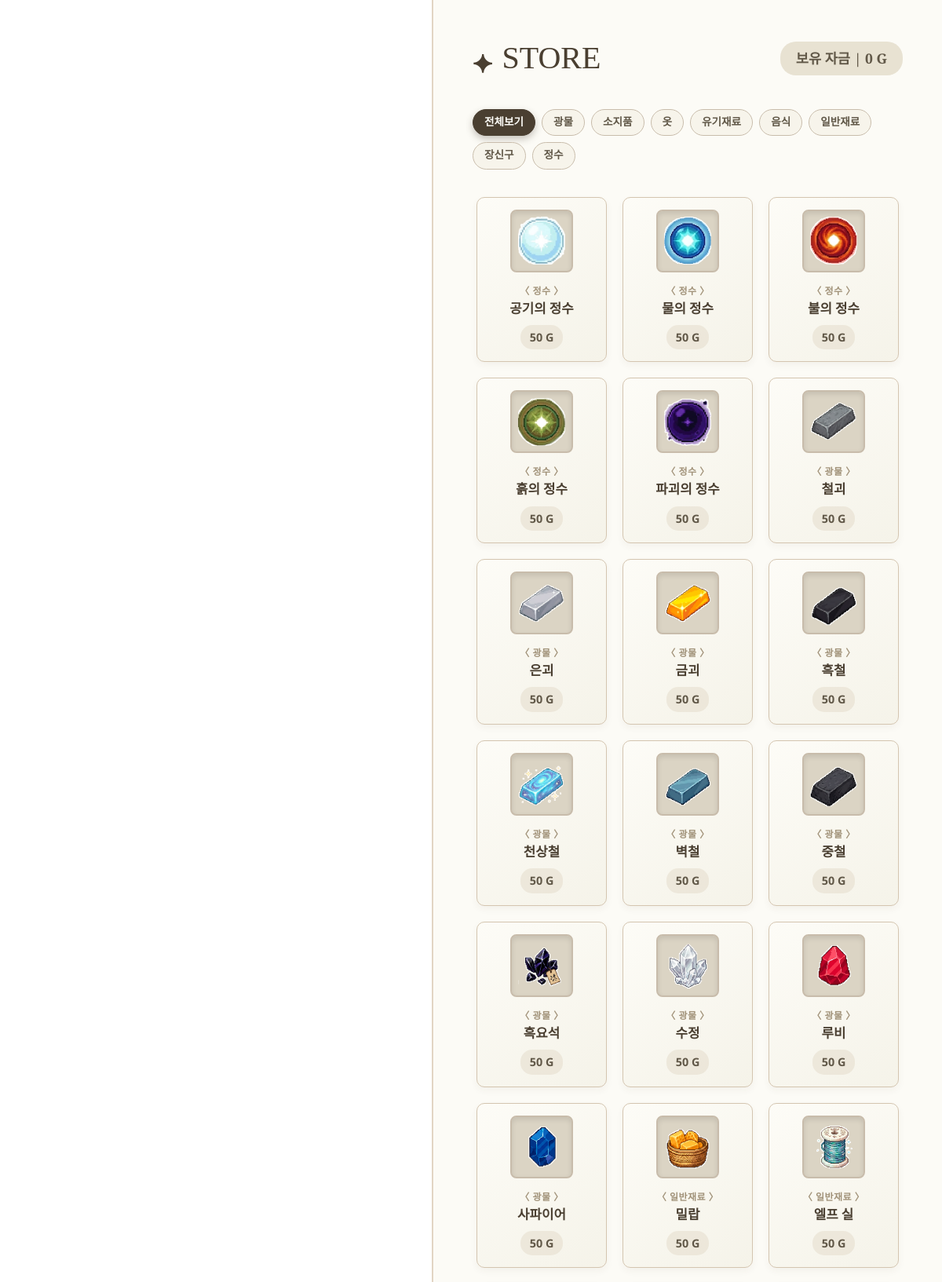
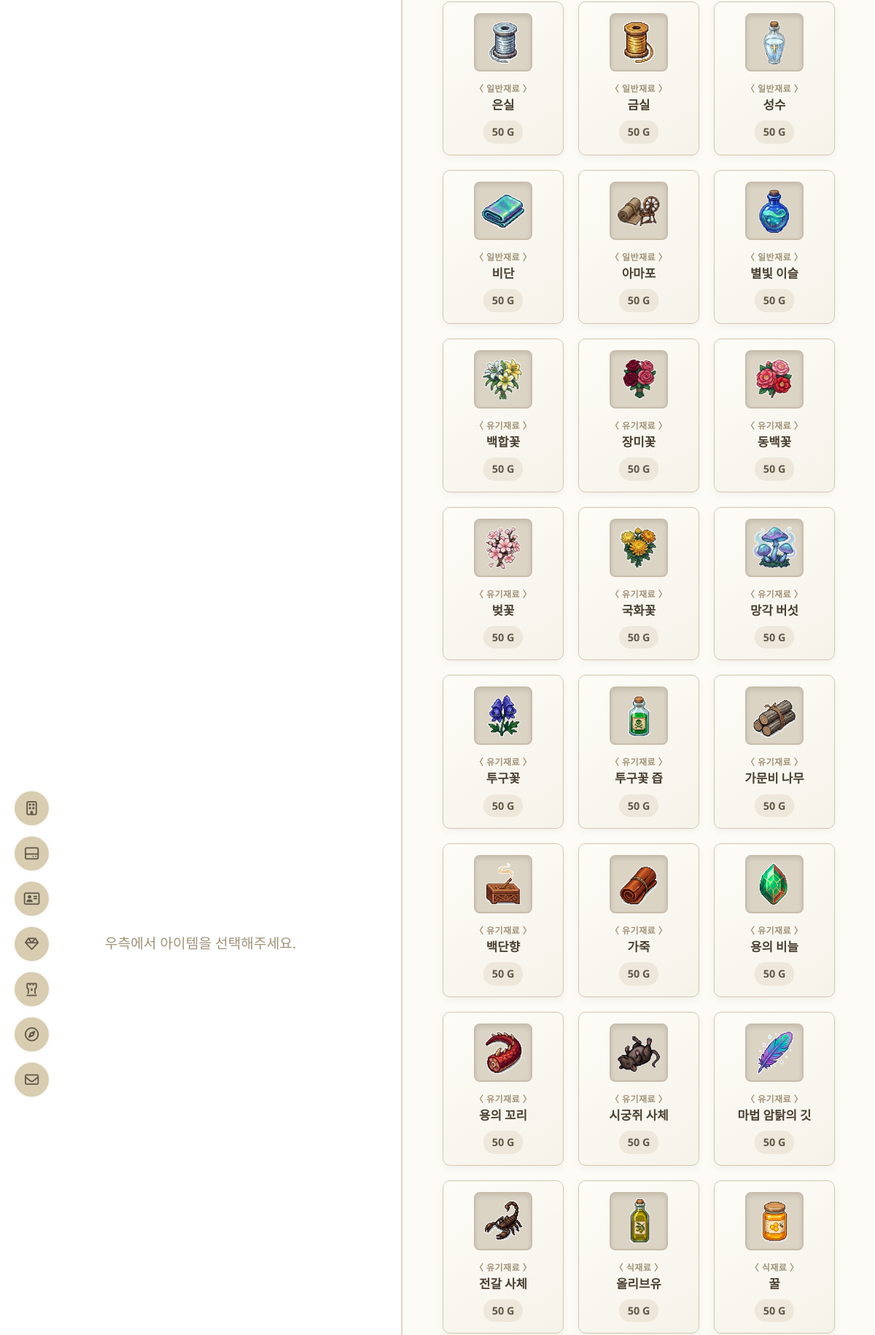
/store/ (signed in, upper part), run on the app's committed database (2 pictures, top to bottom).
### main/models.py (models this page shows, shortened)
class Item(models.Model):
    CATEGORY_CHOICES = (
        ('ESSENCE', '정수'),
        ('FOOD', '음식'),
        ('CONSUMABLE', '소모품'),
        ('EQUIPMENT', '소지품'),
        ('SPECIAL', '특수 아이템'),
    )
    name = models.CharField(max_length=100, verbose_name="아이템명")
    category = models.CharField(max_length=20, choices=CATEGORY_CHOICES, verbose_name="종류")
    description = models.TextField(verbose_name="설명")
    price = models.PositiveIntegerField(default=0, verbose_name="가격(G)") # 비매품이면 0
    is_sellable = models.BooleanField(default=False, verbose_name="상점 판매 여부")
    is_investigation_reward = models.BooleanField(default=False, verbose_name="조사 보상 여부")
    is_craft_result = models.BooleanField(default=False, verbose_name="조합 결과물 여부")
    origin = models.CharField(max_length=50, blank=True, null=True, verbose_name="특산품 출처") # ex: '발테리온', '노르드바인'
    EFFECT_CHOICES = (
        ('NONE', '효과 없음'),
        ('CONTRIBUTION_UP', '용사 기여도 증가'),
        ('CONTRIBUTION_DOWN', '용사 기여도 감소'),
        ('HP_RECOVERY', '체력 회복'),
    )
    effect_type = models.CharField(max_length=30, choices=EFFECT_CHOICES, default='NONE', verbose_name="특수 효과 종류")
    effect_value = models.IntegerField(default=0, verbose_name="특수 효과 수치")
    class Meta:
        verbose_name = "아이템"
        verbose_name_plural = "아이템 목록"

### main/views.py (the view)
# urls.py: path('store/', views.store, name='store'),
@login_required(login_url='/login')
def store(request):
    items_qs = Item.objects.filter(is_sellable=True)
    items_data = []
    for item in items_qs:
        cat_name = str(item.category).strip() if item.category else '미분류'
        items_data.append({
            'id': item.id,
            'name': item.name,
            'category': cat_name,
            'category_display': item.get_category_display() if hasattr(item, 'get_category_display') else cat_name,
            'price': item.price,
            'desc': item.description,
            'img': item.image.url if hasattr(item, 'image') and item.image else f'/static/img/도트/{item.name}.png'
        })
    try:
        mechar_info = CharInfo.objects.get(user=request.user)
        user_gold = mechar_info.char.gold # Character 모델의 gold 필드 사용
    except CharInfo.DoesNotExist:
        user_gold = 0
    characters = Character.objects.all()
    context = {
        'items_data': items_data,
        'user_gold': user_gold,
        'characters': characters,
    }
    return render(request, "store.html", context)

### main/context_processors.py (called while the page is built)
def character_context(request):
    if request.user.is_authenticated:
        try:
            char_info = CharInfo.objects.get(user=request.user)
            return {'my_char': char_info.char}
        except CharInfo.DoesNotExist:
            return {}
    return {}

### templates/store.html (shortened to what this page needs)
{% extends "base.html" %}
{% load static %}
{% block head %}
<link rel="stylesheet" href="{% static 'css/store_style.css' %}">
{% endblock %}
{% block content %}
<div class="store-container">
    <div class="store-left">
        <div id="emptyDetail" class="empty-detail">
            <p>우측에서 아이템을 선택해주세요.</p>
        </div>
    </div>
    <div class="store-right">
        <div class="store-top">
            <h1 class="store-title"><span style="font-size: 2.2rem; vertical-align: middle;">⯌</span> STORE</h1>
            <div class="current-gold">보유 자금 | {{ user_gold }} G</div>
        </div>
        <div class="store-tabs">
            <button class="store-tab active" data-filter="전체보기">전체보기</button>
            <button class="store-tab" data-filter="광물">광물</button>
            <button class="store-tab" data-filter="소지품">소지품</button>
            <button class="store-tab" data-filter="옷">옷</button>
            <button class="store-tab" data-filter="유기재료">유기재료</button>
            <button class="store-tab" data-filter="음식">음식</button>
            <button class="store-tab" data-filter="일반재료">일반재료</button>
            <button class="store-tab" data-filter="장신구">장신구</button>
            <button class="store-tab" data-filter="정수">정수</button>
        </div>
        <div class="store-grid" id="storeGrid">
            {% for item in items_data %}
            <div class="store-item" data-category="{{ item.category }}"
                onclick="selectItem('{{ item.id }}', '{{ item.name }}', '{{ item.price }}', '{{ item.desc|escapejs }}', '{% static 'img/도트/' %}{{ item.name }}.png')">
                <div class="item-icon-wrapper">
                    <img src="{% static 'img/도트/' %}{{ item.name }}.png" alt="{{ item.name }}" class="item-icon">
                </div>
                <div class="item-info">
                    <div class="item-category">〈 {{ item.category }} 〉</div>
                    <div class="item-name">{{ item.name }}</div>
                    <div class="item-price">{{ item.price }} G</div>
                </div>
            </div>
            {% empty %}
            <p style="text-align: center; width: 100%; color: #8c7e6c; margin-top: 50px;">현재 상점에 진열된 아이템이 없습니다.</p>
            {% endfor %}
        </div>
    </div>
</div>
{% endblock %}

### static/css/base.css (style rules this page uses)
* { margin: 0; padding: 0; box-sizing: border-box; font-family: "Noto Sans", sans-serif; }
html, body { overflow: hidden; user-select: none; color: #4a4a4a; }

### static/css/store_style.css (style rules this page uses)
body, html { font-family: 'Noto Sans KR', sans-serif; color: #615848; }
html, body, * { -ms-overflow-style: none !important; scrollbar-width: none !important; }
.store-container { display: flex; width: 100%; height: 100vh; margin: 0 auto; }
.store-left { flex: 1; display: flex; justify-content: center; align-items: center; position: relative; }
.empty-detail { color: #a19279; font-size: 1.2rem; font-family: 'Cinzel Decorative', serif; }
.store-right { width: 650px; height: 100vh; background-color: #fcfbf6; border-left: 2px solid #e2d5c3; overflow-y: auto; box-sizing: border-box; padding: 50px; }
.store-top { display: flex; justify-content: space-between; align-items: center; margin-bottom: 40px; }
.store-title { font-family: 'Cinzel Decorative', serif; font-size: 2.5rem; color: #4a3f31; margin: 0; }
.current-gold { background-color: #e8e2d2; padding: 8px 20px; border-radius: 20px; color: #615848; font-weight: bold; font-family: 'Cinzel Decorative', serif; font-size: 1.1rem; }
.store-tabs { display: flex; flex-wrap: wrap; gap: 8px; margin-bottom: 25px; justify-content: flex-start; }
.store-tab { padding: 6px 14px; font-size: 0.85rem; font-family: 'Hahmlet', 'Noto Sans KR', sans-serif; font-weight: bold; color: #615848; background-color: rgba(245, 243, 233, 0.8); border: 1px solid #c8bcab; border-radius: 20px; cursor: pointer; transition: all 0.3s ease; backdrop-filter: blur(4px); white-space: nowrap; }
.store-tab.active { background-color: #4a3f31; color: #fcfbf6; border-color: #4a3f31; box-shadow: 0 4px 10px rgba(74, 63, 49, 0.3); }
.store-grid { display: grid; grid-template-columns: repeat(auto-fill, minmax(160px, 1fr)); gap: 20px; padding: 10px 5px; }
.store-item { background: linear-gradient(145deg, #fdfcf7, #f5f3e9); border: 1px solid #d4c5b0; border-radius: 10px; padding: 15px; cursor: pointer; transition: all 0.3s ease; display: flex; flex-direction: column; align-items: center; box-shadow: 0 4px 10px rgba(74, 63, 49, 0.05); position: relative; }
.item-icon-wrapper { width: 80px; height: 80px; background-color: #dbd4c4; border-radius: 8px; border: 2px solid #c8bcab; margin-bottom: 15px; display: flex; justify-content: center; align-items: center; overflow: hidden; box-shadow: inset 0 3px 6px rgba(0,0,0,0.1); }
.item-icon { width: 80%; height: 80%; object-fit: cover; }
.item-info { text-align: center; width: 100%; }
.item-category { font-size: 0.75rem; color: #a19279; font-weight: bold; margin-bottom: 4px; letter-spacing: 0.5px; }
.item-name { font-family: 'Hahmlet', 'Noto Sans KR', serif; font-size: 1.05rem; color: #4a3f31; font-weight: 800; margin-bottom: 10px; word-break: keep-all; line-height: 1.2; }
.item-price { font-size: 0.9rem; color: #615848; font-weight: bold; background-color: rgba(212, 197, 176, 0.3); padding: 5px 12px; border-radius: 15px; display: inline-block; }

### data on the page
Item: name (picture), category "정수", name "공기의 정수"
Item: name (picture), category "정수", name "물의 정수"
Item: name (picture), category "정수", name "불의 정수"
Item: name (picture), category "정수", name "흙의 정수"
Item: name (picture), category "정수", name "파괴의 정수"
Item: category "광물", name "철괴"
Item: category "광물", name "은괴"
Item: category "광물", name "금괴"
Item: category "광물", name "흑철"
Item: category "광물", name "천상철"
Item: category "광물", name "벽철"
Item: category "광물", name "중철"
Item: category "광물", name "흑요석"
Item: category "광물", name "수정"
Item: category "광물", name "루비"
Item: name (picture), category "광물", name "사파이어"
Item: category "일반재료", name "밀랍"
Item: name (picture), category "일반재료", name "엘프 실"
Item: category "일반재료", name "은실"
Item: category "일반재료", name "금실"
Item: category "일반재료", name "성수"
Item: category "일반재료", name "비단"
Item: category "일반재료", name "아마포"
Item: name (picture), category "일반재료", name "별빛 이슬"
Item: category "유기재료", name "백합꽃"
Item: category "유기재료", name "장미꽃"
Item: category "유기재료", name "동백꽃"
Item: category "유기재료", name "벚꽃"
Item: category "유기재료", name "국화꽃"
Item: name (picture), category "유기재료", name "망각 버섯"
Item: category "유기재료", name "투구꽃"
Item: name (picture), category "유기재료", name "투구꽃 즙"
Item: name (picture), category "유기재료", name "가문비 나무"
Item: category "유기재료", name "백단향"
Item: category "유기재료", name "가죽"
Item: name (picture), category "유기재료", name "용의 비늘"
Item: name (picture), category "유기재료", name "용의 꼬리"
Item: name (picture), category "유기재료", name "시궁쥐 사체"
Item: name (picture), category "유기재료", name "마법 암탉의 깃"
Item: name (picture), category "유기재료", name "전갈 사체"
Item: name (picture), category "식재료", name "올리브유"
Item: category "식재료"

### other printed values
{{ user_gold }} "0"
{{ item.price }} "50" "50" "50" "50" "50" "50" "50" "50" "50" "50" "50" "50" "50" "50" "50" "50" "50" "50" "50" "50" "50" "50" "50" "50" "50" "50" "50" "50" "50" "50" "50" "50" "50" "50" "50" "50" "50" "50" "50" "50" "50" "50"
{{ item.name }} "꿀"
